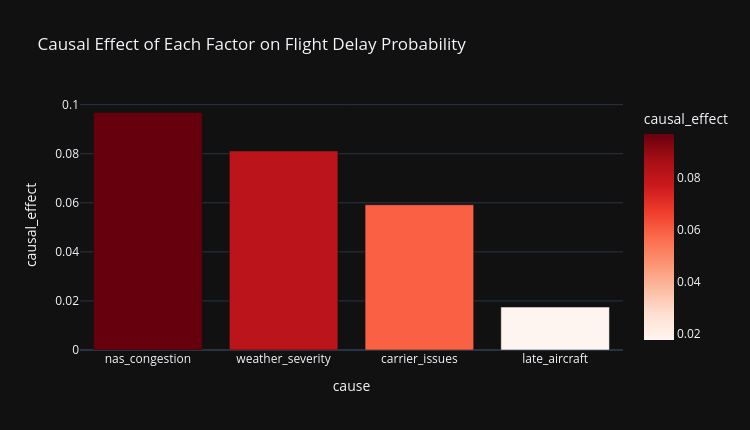

Notebook source saved alongside this figure:
### Code cell
# Cell 6 — Refutation Tests & Causal Comparison
import os

# Placebo refutation
refute_placebo = model.refute_estimate(
    identified_estimand, estimate,
    method_name="placebo_treatment_refuter",
    placebo_type="permute",
    num_simulations=50
)
print("=== Placebo Refutation Test ===")
print(refute_placebo)

# Causal effect comparison across all causes
causes = ['weather_severity', 'nas_congestion', 'carrier_issues', 'late_aircraft']
effects = []

print("\n=== Causal Effect Per Factor ===")
for cause in causes:
    m = CausalModel(
        data=causal_df,
        treatment=cause,
        outcome='is_delayed',
        graph=causal_graph
    )
    est  = m.identify_effect(proceed_when_unidentifiable=True)
    eff  = m.estimate_effect(
        est,
        method_name="backdoor.linear_regression",
        control_value=0,
        treatment_value=1
    )
    effects.append({'cause': cause, 'causal_effect': round(float(eff.value), 4)})
    print(f"  {cause:<25} causal effect = {eff.value:.4f}")

effects_df = pd.DataFrame(effects).sort_values('causal_effect', ascending=False)

fig = px.bar(effects_df, x='cause', y='causal_effect',
             color='causal_effect',
             color_continuous_scale='Reds',
             title='Causal Effect of Each Factor on Flight Delay Probability',
             template='plotly_dark')
fig.update_layout(width=750, height=430)
fig.show()

# Export
output_dir = r'C:\Users\Gurveer\ds-portfolio\project-05-flight-delay\outputs'
os.makedirs(output_dir, exist_ok=True)
effects_df.to_csv(f'{output_dir}\\causal_effects.csv', index=False)
importance_df.to_csv(f'{output_dir}\\feature_importance.csv', index=False)
df.to_csv(f'{output_dir}\\flight_delay_dataset.csv', index=False)
print(f"\nExports saved to outputs/")

### Figure 1 — Plotly figure (JSON) as saved in the notebook; plotly's stock layout.template omitted (floating-point values rounded to 4 significant figures)
{"data": [{"hovertemplate": "cause=%{x}<br>causal_effect=%{marker.color}<extra></extra>", "legendgroup": "", "marker": {"color": [0.0968, 0.0811, 0.0592, 0.0175], "coloraxis": "coloraxis", "pattern": {"shape": ""}}, "name": "", "orientation": "v", "showlegend": false, "textposition": "auto", "type": "bar", "x": ["nas_congestion", "weather_severity", "carrier_issues", "late_aircraft"], "xaxis": "x", "y": [0.0968, 0.0811, 0.0592, 0.0175], "yaxis": "y"}], "layout": {"barmode": "relative", "coloraxis": {"colorbar": {"title": {"text": "causal_effect"}}, "colorscale": [[0, "rgb(255,245,240)"], [0.125, "rgb(254,224,210)"], [0.25, "rgb(252,187,161)"], [0.375, "rgb(252,146,114)"], [0.5, "rgb(251,106,74)"], [0.625, "rgb(239,59,44)"], [0.75, "rgb(203,24,29)"], [0.875, "rgb(165,15,21)"], [1, "rgb(103,0,13)"]]}, "height": 430, "legend": {"tracegroupgap": 0}, "title": {"text": "Causal Effect of Each Factor on Flight Delay Probability"}, "width": 750, "xaxis": {"anchor": "y", "domain": [0, 1], "title": {"text": "cause"}}, "yaxis": {"anchor": "x", "domain": [0, 1], "title": {"text": "causal_effect"}}}}
